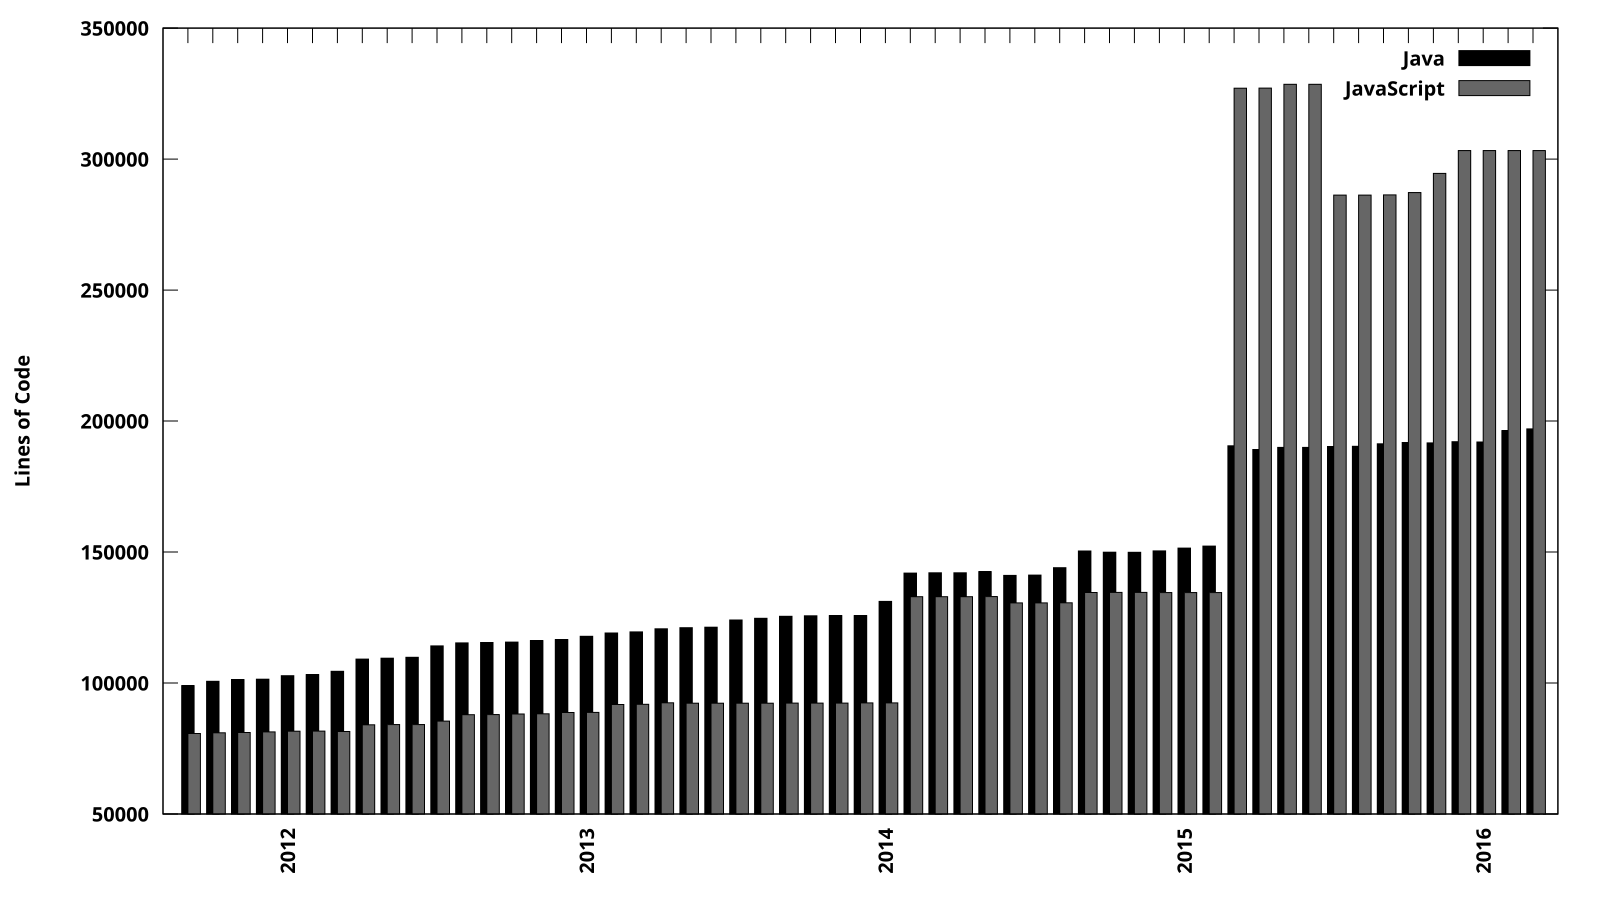

Generate this figure with gnuplot:
#set terminal svg size 1600,900
set terminal svg size 1600,900 standalone fname 'Sans bold' fsize 20
set boxwidth 0.8
set style fill solid 1.0 border -1
set xtics rotate
#set bmargin 8
#set xtics font "Sans,14"

set ylabel "Lines of Code: Java"
set output 'plot.java.svg'
plot 'java-loc-by-month.y.dat' using 5:xticlabels(1) with boxes lt rgb "#000000" notitle

set ylabel "Lines of Code: JavaScript"
set output 'plot.javascript.svg'
plot 'javascript-loc-by-month.y.dat' using 5:xticlabels(1) with boxes lt rgb "#000000" notitle

set boxwidth 2
set style data histograms
set ylabel "Lines of Code"
set output 'plot.svg'
plot 'java-loc-by-month.y.dat' using 5:xticlabels(1) lt rgb "#000000" title 'Java', \
	'javascript-loc-by-month.y.dat' using 5:xticlabels(1) lt rgb "#666666" title 'JavaScript'

set boxwidth 0.8
set style data histograms
set style histogram rowstacked
set ylabel "Lines of Code"
set output 'plot.stacked.svg'
plot 'java-loc-by-month.y.dat' using 5:xticlabels(1) lt rgb "#000000" title 'Java', \
	'javascript-loc-by-month.y.dat' using 5:xticlabels(1) lt rgb "#666666" title 'JavaScript'
